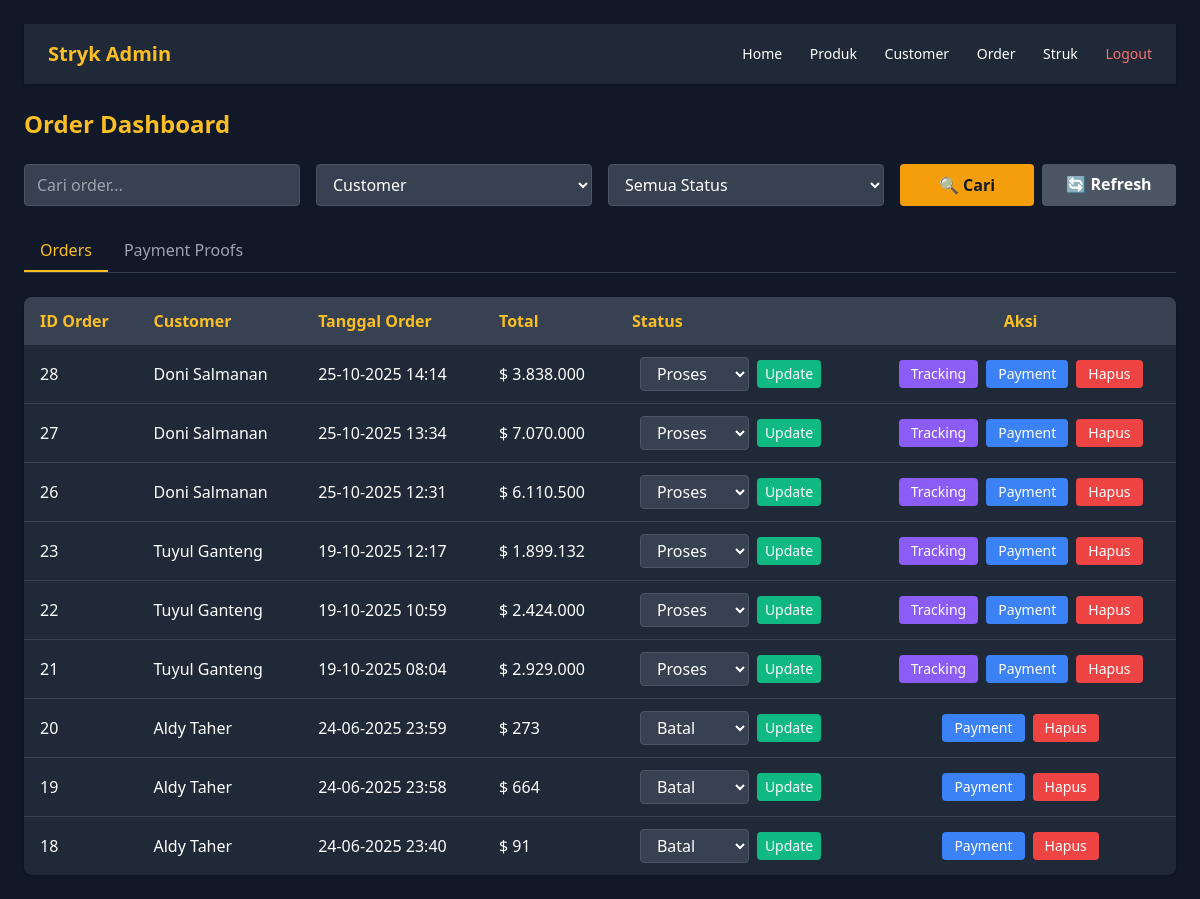
The page /admin/order_admin.php on the database its author committed.
### tables this page shows
CREATE TABLE `orders` (
  `order_id` int NOT NULL,
  `customer_id` int NOT NULL,
  `tgl_order` datetime NOT NULL,
  `total_harga` decimal(12,2) NOT NULL,
  `status` enum('pending','proses','selesai','batal') NOT NULL
);

CREATE TABLE `customer` (
  `customer_id` int NOT NULL,
  `nama` varchar(100) NOT NULL,
  `password` text NOT NULL,
  `email` varchar(100) NOT NULL,
  `no_telepon` varchar(20) NOT NULL,
  `provinsi` varchar(100) NOT NULL,
  `kota` varchar(100) NOT NULL,
  `alamat` text NOT NULL,
  `last_login` timestamp NULL DEFAULT NULL,
  `last_reengagement_sent` timestamp NULL DEFAULT NULL
);

### admin/order_admin.php (the view, shortened to what this page needs)
<?php
include 'koneksi.php';
include 'header_admin.php';
$search = $_GET['search'] ?? '';
$search_by = $_GET['search_by'] ?? 'customer';
$query = "
  SELECT o.order_id, c.customer_id, c.nama AS customer, o.tgl_order, o.total_harga, o.status
  FROM orders o
  JOIN customer c ON o.customer_id = c.customer_id
  WHERE 1=1
";
$query .= " ORDER BY o.tgl_order DESC";
$result = mysqli_query($conn, $query);
?>
<!DOCTYPE html>
<html lang="id">
<head>
  <link href="https://cdn.jsdelivr.net/npm/tailwindcss@2.2.19/dist/tailwind.min.css" rel="stylesheet">
  <link rel="stylesheet" href="https://cdnjs.cloudflare.com/ajax/libs/font-awesome/6.0.0/css/all.min.css">
</head>
<body class="bg-gray-900 text-white p-6">
  <h1 class="text-2xl font-bold text-yellow-400 mb-6">Order Dashboard</h1>
  <form method="GET" class="grid grid-cols-1 md:grid-cols-4 gap-4 mb-6">
    <div>
      <input type="text" name="search" class="w-full px-3 py-2 rounded bg-gray-700 text-white border border-gray-600"
        placeholder="Cari order..." value="<?= htmlspecialchars($search) ?>">
    </div>
    <div>
      <select name="search_by" class="w-full px-3 py-2 rounded bg-gray-700 text-white border border-gray-600">
        <option value="customer" <?= $search_by === 'customer' ? 'selected' : '' ?>>Customer</option>
      </select>
    </div>
    <div>
      <select name="status" class="w-full px-3 py-2 rounded bg-gray-700 text-white border border-gray-600">
        <option value="">Semua Status</option>
      </select>
    </div>
    <div class="grid grid-cols-2 gap-2">
      <button type="submit" class="bg-yellow-500 hover:bg-yellow-600 text-gray-900 font-bold py-2 px-4 rounded">
        🔍 Cari
      </button>
      <a href="order_admin.php" class="bg-gray-600 hover:bg-gray-700 text-white font-bold py-2 px-4 rounded text-center">
        🔄 Refresh
      </a>
    </div>
  </form>
  <div class="flex border-b border-gray-700 mb-6">
    <a href="order_admin.php" class="px-4 py-2 <?= !isset($_GET['view_payments']) ? 'border-b-2 border-yellow-400 text-yellow-400' : 'text-gray-400' ?> font-medium">
      Orders
    </a>
    <a href="order_admin.php?view_payments=1" class="px-4 py-2 <?= isset($_GET['view_payments']) ? 'border-b-2 border-yellow-400 text-yellow-400' : 'text-gray-400' ?> font-medium">
      Payment Proofs
    </a>
  </div>
  <?php if (!isset($_GET['view_payments'])): ?>
    <div class="bg-gray-800 rounded-lg shadow overflow-hidden">
      <table class="w-full">
        <thead class="bg-gray-700 text-yellow-400">
          <tr>
            <th class="py-3 px-4 text-left">ID Order</th>
            <th class="py-3 px-4 text-left">Customer</th>
            <th class="py-3 px-4 text-left">Tanggal Order</th>
            <th class="py-3 px-4 text-left">Total</th>
            <th class="py-3 px-4 text-left">Status</th>
            <th class="py-3 px-4 text-center">Aksi</th>
          </tr>
        </thead>
        <tbody class="divide-y divide-gray-700">
          <?php while ($row = mysqli_fetch_assoc($result)) : ?>
            <tr class="hover:bg-gray-700">
              <td class="py-3 px-4"><?= $row['order_id'] ?></td>
              <td class="py-3 px-4"><?= htmlspecialchars($row['customer']) ?></td>
              <td class="py-3 px-4"><?= date('d-m-Y H:i', strtotime($row['tgl_order'])) ?></td>
              <td class="py-3 px-4">$ <?= number_format($row['total_harga'], 0, ',', '.') ?></td>
              <td class="py-3 px-4">
                <form method="POST" class="flex items-center space-x-2">
                  <select name="status" class="px-3 py-1 rounded bg-gray-700 text-white border border-gray-600">
                    <option value="proses" <?= $row['status'] === 'proses' ? 'selected' : '' ?>>Proses</option>
                    <option value="batal" <?= $row['status'] === 'batal' ? 'selected' : '' ?>>Batal</option>
                  </select>
                  <button type="submit" name="update_status" class="bg-green-500 hover:bg-green-600 text-white px-2 py-1 rounded text-sm">
                    Update
                  </button>
                </form>
              </td>
              <td class="py-3 px-4 text-center">
                <div class="flex justify-center space-x-2">
                  <?php if ($row['status'] === 'proses'): ?>
                    <a href="tracking_admin.php?order_id=<?= $row['order_id'] ?>"
                      class="bg-purple-500 hover:bg-purple-600 text-white px-3 py-1 rounded text-sm">
                      Tracking
                    </a>
                  <?php endif; ?>
                  <a href="order_admin.php?view_payments=1&order_id=<?= $row['order_id'] ?>"
                    class="bg-blue-500 hover:bg-blue-600 text-white px-3 py-1 rounded text-sm">
                    Payment
                  </a>
                  <a href="order_admin.php?hapus=<?= $row['order_id'] ?>"
                    onclick="return confirm('Yakin hapus order ini?')"
                    class="bg-red-500 hover:bg-red-600 text-white px-3 py-1 rounded text-sm">
                    Hapus
                  </a>
                </div>
              </td>
            </tr>
          <?php endwhile; ?>
        </tbody>
      </table>
    </div>
  <?php endif; ?>
</body>
</html>

### rows shown on the page
orders: order_id "28", customer.nama "Doni Salmanan", tgl_order "25-10-2025 14:14", total_harga "3.838.000", status "Proses"
orders: order_id "27", customer.nama "Doni Salmanan", tgl_order "25-10-2025 13:34", total_harga "7.070.000", status "Proses"
orders: order_id "26", customer.nama "Doni Salmanan", tgl_order "25-10-2025 12:31", total_harga "6.110.500", status "Proses"
orders: order_id "23", customer.nama "Tuyul Ganteng", tgl_order "19-10-2025 12:17", total_harga "1.899.132", status "Proses"
orders: order_id "22", customer.nama "Tuyul Ganteng", tgl_order "19-10-2025 10:59", total_harga "2.424.000", status "Proses"
orders: order_id "21", customer.nama "Tuyul Ganteng", tgl_order "19-10-2025 08:04", total_harga "2.929.000", status "Proses"
orders: order_id "20", customer.nama "Aldy Taher", tgl_order "24-06-2025 23:59", total_harga "273", status "Batal"
orders: order_id "19", customer.nama "Aldy Taher", tgl_order "24-06-2025 23:58", total_harga "664", status "Batal"
orders: order_id "18", customer.nama "Aldy Taher", tgl_order "24-06-2025 23:40", total_harga "91", status "Batal"
